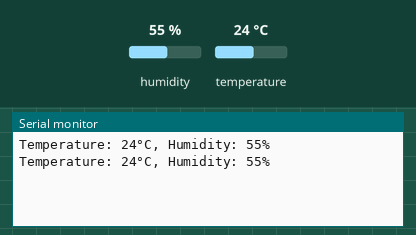
Simulated run of this sketch. Board: Arduino Uno, built with avr-gcc and run on an emulated ATmega328P. Shown: the last lines printed to the serial monitor. The inputs (shaded band) are chosen by the test bench; at power-on: humidity 55 %, temperature 24 °C.

Above: at 3.3 s.
3.4 s: humidity set to 22 %
At 6.4 s:
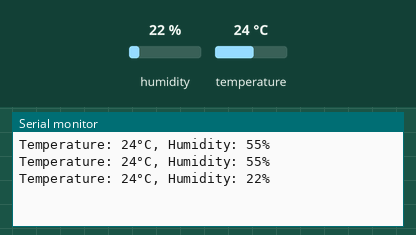
6.7 s: temperature set to 12 °C
At 9.3 s:
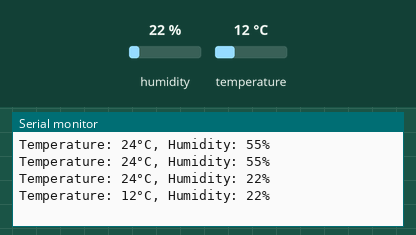
10.0 s: humidity set to 40 %
At 12.1 s:
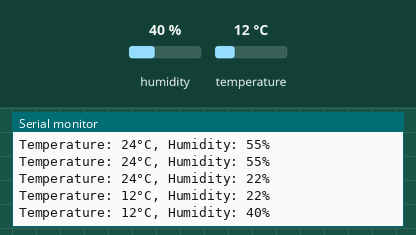
Timing chart, 0 to 13.6 s (numbered marks = the images above; inputs shaded):
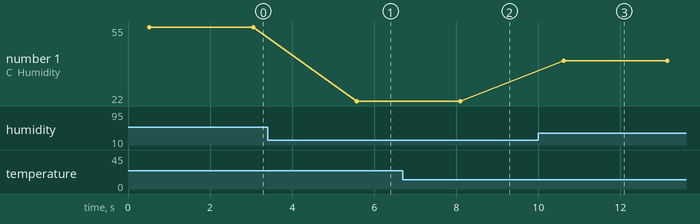

Measured:
- after the input at 3.4 s, the serial monitor: prints a new line after 2.2 s (image 1)
- after the input at 6.7 s, the serial monitor: prints a new line after 1.4 s (image 2)
- after the input at 10.0 s, the serial monitor: prints a new line after 0.62 s (image 3)
- plotted number 1: 55 → 22 after the input at 3.4 s, 22 → 40 after the input at 10.0 s

The sketch:

DHT11.ino
```cpp
#include <DHT11.h>

// Define pin for the DHT11 sensor
#define DHTPIN 6  // DHT11 connected to digital pin 9

// Create an instance of the DHT11 class
DHT11 dht11(DHTPIN);

void setup() {
    // Initialize serial communication for debugging
    Serial.begin(9600);

    // Uncomment the line below to set a custom delay between sensor readings (in milliseconds).
    // dht11.setDelay(500); // Optional
}

void loop() {
    int temperature = 0;
    int humidity = 0;

    // Attempt to read temperature and humidity from DHT11
    int result = dht11.readTemperatureHumidity(temperature, humidity);

    if (result == 0) {
        // If successful, print the values
        Serial.print("Temperature: ");
        Serial.print(temperature);
        Serial.print("°C, Humidity: ");
        Serial.print(humidity);
        Serial.println("%");
    } else {
        // Print error message if reading fails
        Serial.println(DHT11::getErrorString(result));
    }

    // Wait before next reading
    delay(2000);
}
```
